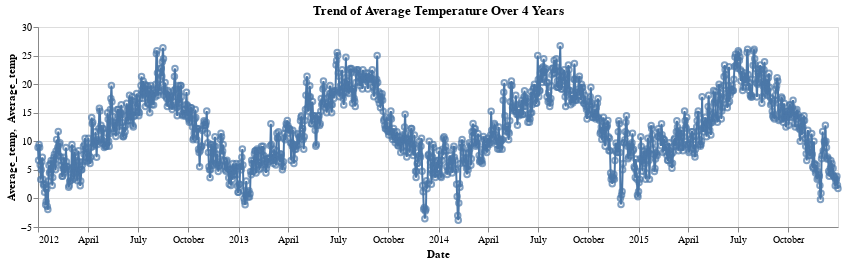

Write notebook code for a chart like this one.
### Markdown cell above
##### Question 4 (10 points)

Create a compound figure with at least two types of marks. Show the trend of average temperature (the average of min and max temperature) in 4 years. Note, just use the `date` as X attribute, no need to aggragate for years and you will get a wide figure. Include necessary title and labels.

### Code cell
weather['average'] = (weather['temp_max'] + weather['temp_min'])/2

line = alt.Chart(weather).mark_line().encode(alt.X('date:T', title="Date"), alt.Y('average:Q', title="Average_temp"))

points = alt.Chart(weather).mark_point().encode(alt.X('date:T', title='Date'), alt.Y('average:Q', title=" Average_temp"), tooltip=['date', 'temp_min', 'temp_max', 'average'])

(line+points).properties(title= "Trend of Average Temperature Over 4 Years", width=800, height=200)

### Figure 1 — Vega-Lite specification as saved in the notebook (floating-point values rounded to 4 significant figures; data arrays with more than 128 entries replaced by an {"elided": "..."} marker saying what was removed)
{"config": {"view": {"continuousWidth": 300, "continuousHeight": 300}}, "layer": [{"mark": {"type": "line"}, "encoding": {"x": {"field": "date", "title": "Date", "type": "temporal"}, "y": {"field": "average", "title": "Average_temp", "type": "quantitative"}}}, {"mark": {"type": "point"}, "encoding": {"tooltip": [{"field": "date", "type": "temporal"}, {"field": "temp_min", "type": "quantitative"}, {"field": "temp_max", "type": "quantitative"}, {"field": "average", "type": "quantitative"}], "x": {"field": "date", "title": "Date", "type": "temporal"}, "y": {"field": "average", "title": " Average_temp", "type": "quantitative"}}}], "data": {"name": "data-28828827eea88bbd6dcc5fa24a9234f7"}, "height": 200, "title": "Trend of Average Temperature Over 4 Years", "width": 800, "$schema": "https://vega.github.io/schema/vega-lite/v5.20.1.json", "datasets": {"data-28828827eea88bbd6dcc5fa24a9234f7": {"elided": "1461 records"}}}
